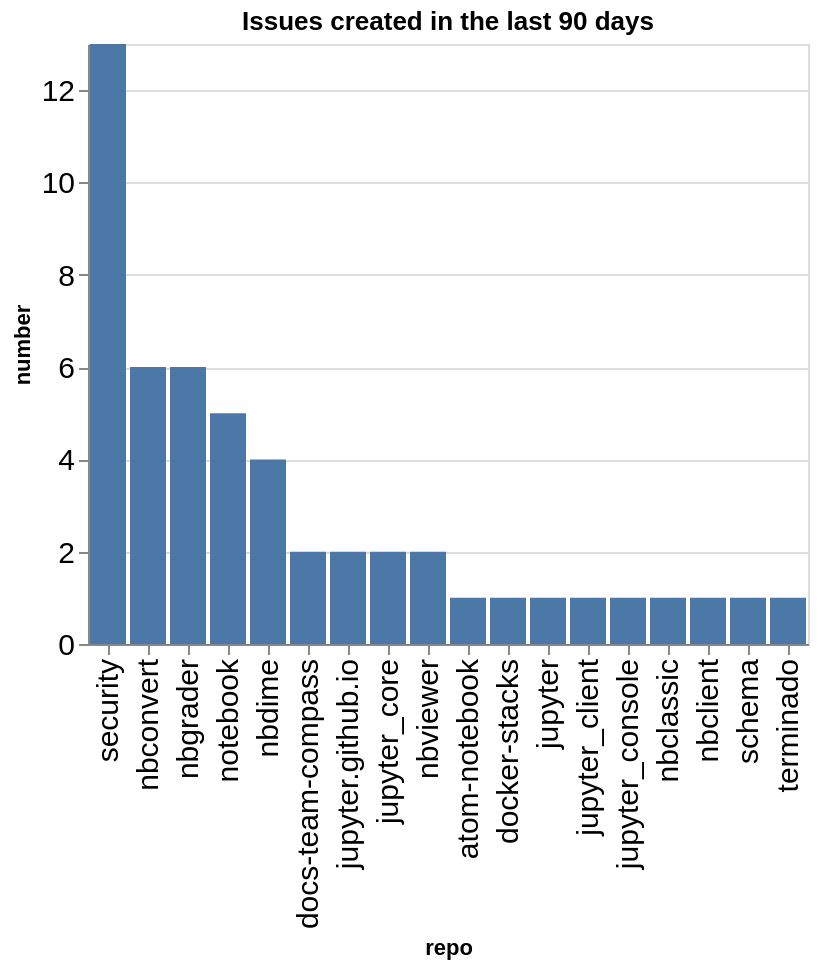

Notebook cell for this chart:
### Code cell
created_counts = created.groupby(['org', 'repo']).count()['number'].reset_index()
created_counts['org/repo'] = created_counts.apply(lambda a: a['org'] + '/' + a['repo'], axis=1)
sorted_vals = created_counts.sort_values(['org', 'number'], ascending=False)['repo'].values
alt.Chart(data=created_counts, title=f"Issues created in the last {n_days} days").mark_bar().encode(
    x=alt.X('repo', sort=alt.Sort(sorted_vals.tolist())),
    y='number',
)

### Figure 1 — Vega-Lite specification as saved in the notebook (floating-point values rounded to 4 significant figures)
{"config": {"axisLeft": {"labelFontSize": 15}, "axisBottom": {"labelFontSize": 15}}, "data": {"name": "data-87f464e5324e9dfe0d21b4408eafeae7"}, "mark": {"type": "bar"}, "encoding": {"x": {"field": "repo", "sort": ["security", "nbconvert", "nbgrader", "notebook", "nbdime", "docs-team-compass", "jupyter.github.io", "jupyter_core", "nbviewer", "atom-notebook", "docker-stacks", "jupyter", "jupyter_client", "jupyter_console", "nbclassic", "nbclient", "schema", "terminado"], "type": "nominal"}, "y": {"field": "number", "type": "quantitative"}}, "title": "Issues created in the last 90 days", "$schema": "https://vega.github.io/schema/vega-lite/v5.20.1.json", "datasets": {"data-87f464e5324e9dfe0d21b4408eafeae7": [{"org": "jupyter", "repo": "atom-notebook", "number": 1, "org/repo": "jupyter/atom-notebook"}, {"org": "jupyter", "repo": "docker-stacks", "number": 1, "org/repo": "jupyter/docker-stacks"}, {"org": "jupyter", "repo": "docs-team-compass", "number": 2, "org/repo": "jupyter/docs-team-compass"}, {"org": "jupyter", "repo": "jupyter", "number": 1, "org/repo": "jupyter/jupyter"}, {"org": "jupyter", "repo": "jupyter.github.io", "number": 2, "org/repo": "jupyter/jupyter.github.io"}, {"org": "jupyter", "repo": "jupyter_client", "number": 1, "org/repo": "jupyter/jupyter_client"}, {"org": "jupyter", "repo": "jupyter_console", "number": 1, "org/repo": "jupyter/jupyter_console"}, {"org": "jupyter", "repo": "jupyter_core", "number": 2, "org/repo": "jupyter/jupyter_core"}, {"org": "jupyter", "repo": "nbclassic", "number": 1, "org/repo": "jupyter/nbclassic"}, {"org": "jupyter", "repo": "nbclient", "number": 1, "org/repo": "jupyter/nbclient"}, {"org": "jupyter", "repo": "nbconvert", "number": 6, "org/repo": "jupyter/nbconvert"}, {"org": "jupyter", "repo": "nbdime", "number": 4, "org/repo": "jupyter/nbdime"}, {"org": "jupyter", "repo": "nbgrader", "number": 6, "org/repo": "jupyter/nbgrader"}, {"org": "jupyter", "repo": "nbviewer", "number": 2, "org/repo": "jupyter/nbviewer"}, {"org": "jupyter", "repo": "notebook", "number": 5, "org/repo": "jupyter/notebook"}, {"org": "jupyter", "repo": "schema", "number": 1, "org/repo": "jupyter/schema"}, {"org": "jupyter", "repo": "security", "number": 13, "org/repo": "jupyter/security"}, {"org": "jupyter", "repo": "terminado", "number": 1, "org/repo": "jupyter/terminado"}]}}
